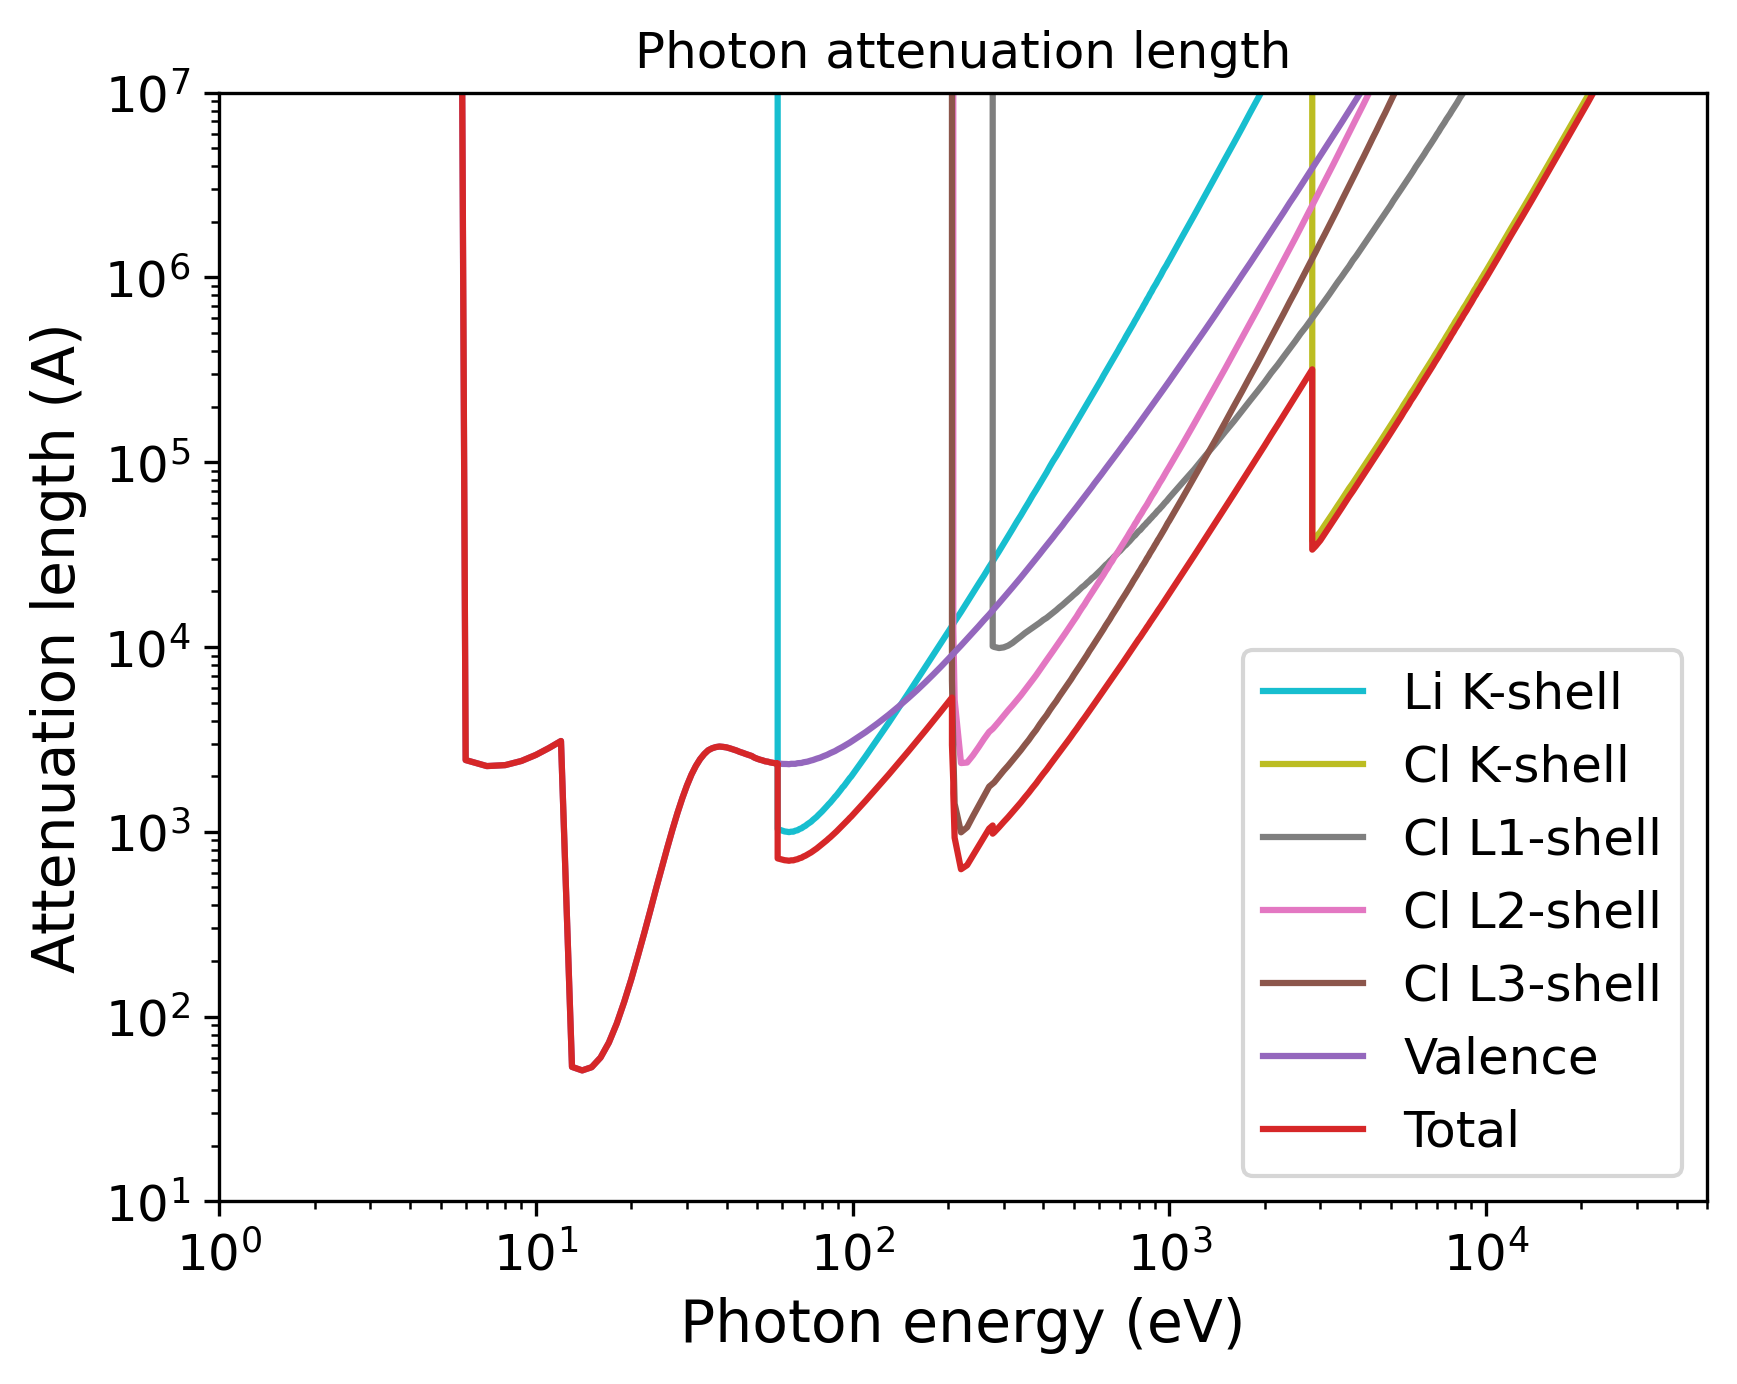

Write Python code to recreate this figure.
import pandas as pd
import numpy as np
import matplotlib.pyplot as plt
import matplotlib.cm as cm
# Set the format:
plt.xlabel("Photon energy (eV)", fontsize=14)
plt.ylabel("Attenuation length (A)", fontsize=14)
plt.xticks(fontsize=12)
plt.yticks(fontsize=12)
plt.grid(False)
# Set the axes:
# Read the output file:
df = pd.read_csv(r"OUTPUT_LiCl_Photon_IMFP.dat", sep=r'\s+', header=None, comment="#", skipinitialspace=True)
plt.xscale("log")
plt.yscale("log")
# Prepare the plot:
columns_to_plot = [ 1, 2, 3, 4, 5, 6, 7]
labels = [ "Li K-shell", "Cl K-shell", "Cl L1-shell", "Cl L2-shell", "Cl L3-shell", "Valence", "Total"]
# Create N distinct colors from a colormap
N = len(columns_to_plot)
colors = plt.cm.tab10(np.linspace(1, 0, 10))
# Set line styles:
linestyles = [ "-", "-", "-", "-", "-", "-", "-"]
for i, col in enumerate(columns_to_plot):
    color = colors[i % len(colors)]
    ls    = linestyles[i % len(linestyles)]
    label = labels[i % len(labels)]
    plt.plot(df.iloc[:, 0], df.iloc[:, col],
    color=color,
    label=label,
    linestyle=ls)
plt.xlim(1.00000000,50000.00000000)
plt.ylim(10.00000000,10000000.00000000)
plt.title("Photon attenuation length")
plt.legend(loc="best", fontsize=12)
# Save the plot in this format:
plt.savefig("OUTPUT_MFP_photon.png", dpi=300, bbox_inches="tight")
